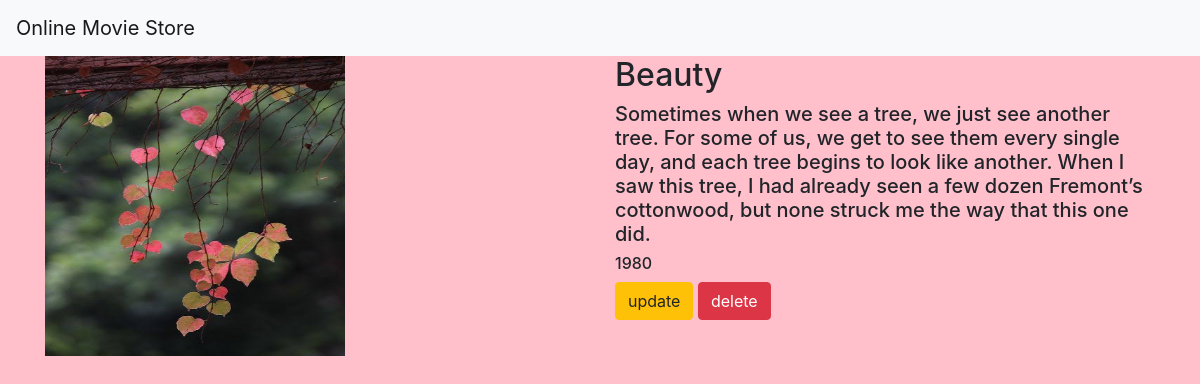
The app's page /movie/4/ with its own data.
### movieapp/models.py (models this page shows, shortened)
class Movie(models.Model):
    name=models.CharField(max_length=250)
    desc=models.TextField()
    year=models.IntegerField()
    img=models.ImageField(upload_to='gallery')

### movieapp/views.py (the view)
# urls.py: path('movie/<int:movie_id>/',views.detail,name='detail'),
def detail(request,movie_id):
    movie=Movie.objects.get(id=movie_id)
    return render(request,"detail.html",{'movie':movie})

### templates/detail.html
{% extends 'base.html' %}
{% block body %}
<div class="container">
    <div class="row">
        <div class="col-md-6">
            <img src="{{movie.img.url}}" width="300" height="300">
        </div>
  <div class="col-md-6">
      <h2>{{movie.name}}</h2>
      <h5>{{movie.desc}}</h5>
      <h6>{{movie.year}}</h6>
      <a class="btn btn-warning" href="{% url 'movieapp:update' movie.id %}">update</a>
      <a class="btn btn-danger" href="{% url 'movieapp:delete' movie.id %}">delete</a>
        </div>
    </div>
</div>
{% endblock %}

### static/style.css (style rules this page uses)
body { background-color:pink; }

### records on screen
Movie: img (picture), name "Beauty", desc "Sometimes when we see a tree, we just see another tree. For some of us, we get to see them every single day, and each tree begins to look like another. When I saw this tree, I had already seen a few dozen Fremont’s cottonwood, but none struck me the way that this one did.", year "1980"
